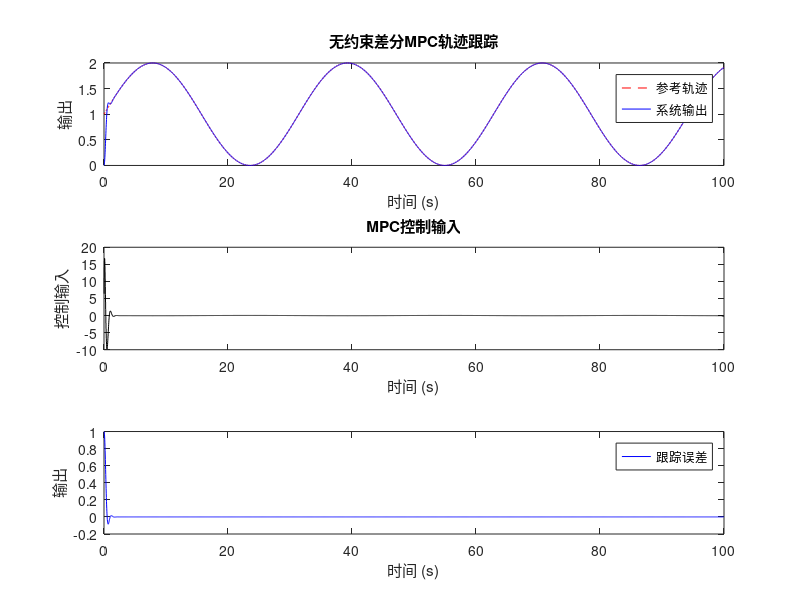

Write the MATLAB code that produced this figure.
%% MPC codes without MPC toolbox
clc
clear

%% 发现的问题：
% 当我们维持预测步长不变，减小系统的控制周期长度（T_s）时，会出现系统不稳定/发散的情况
% 当A矩阵中包含T_s时，A的特征值会更接近1，导致慢性漂移或发散
% 在同一预测步长下，更短的周期意味着算法更短视，预测时间更短，惩罚变少，控制器容易更激进

%% Differential MPC for linear systems
% (1) No input constraints
% (2) Differential structure

Ts = 0.02;
A = [1 Ts; 0 1];
B = [0.5*Ts^2; Ts];
C = [1 0];
nx = size(A,1);
nu = size(B,2);
ny = size(C,1);

Np = 50; % 预测步长
Q = 5;   % 输出误差权重
R = 0.1; % 控制增量权重

Nsim = 5000;
t = (0:Nsim-1)*Ts;
ref = 1 + sin(0.2*t); % 期望轨迹

% 累加矩阵
T = tril(ones(Np));

Phi = zeros(Np*ny, nx);
Gamma = zeros(Np*ny, Np*nu);
for i = 1:Np
    Phi((i-1)*ny+1:i*ny,:) = C*A^i;
    for j = 1:i
        Gamma((i-1)*ny+1:i*ny, (j-1)*nu+1:j*nu) = C*A^(i-j)*B;
    end
end

x = [0; 0];
y = zeros(1,Nsim);
u = zeros(1,Nsim);
u_prev = 0; % 初始输入


Qbar = kron(eye(Np), Q);
Rbar = kron(eye(Np), R);

for k = 1:Nsim
    % 构造参考轨迹向量
    if k+Np-1 <= Nsim
        r = ref(k:k+Np-1)';
    else
        r = [ref(k:end) repmat(ref(end),1,Np-(Nsim-k+1))]';
    end

    % 差分MPC预测
    % 未来输入序列: U = u_prev*ones(Np,1) + T*DeltaU
    % 未来输出: Y = Phi*x + Gamma*U
    %         = Phi*x + Gamma*(u_prev*ones(Np,1) + T*DeltaU)
    %         = (Phi*x + Gamma*u_prev*ones(Np,1)) + Gamma*T*DeltaU
    %         = Y0 + Gd*DeltaU

    Y0 = Phi*x + Gamma*u_prev*ones(Np,1);
    Gd = Gamma*T;

    % QP目标
    H = Gd'*Qbar*Gd + Rbar;
    f = Gd'*Qbar*(Y0 - r);

    % 无约束直接解析解
    deltaU = -H\f;

    % 只取第一个Δu
    if isempty(deltaU)
        du = 0;
    else
        du = deltaU(1);
    end
    u(k) = u_prev + du;

    % 系统更新
    x = A*x + B*u(k);
    y(k) = C*x;
    u_prev = u(k);
end

figure;
subplot(3,1,1);
plot(t, ref, 'r--', t, y, 'b');
legend('参考轨迹','系统输出');
xlabel('时间 (s)');
ylabel('输出');
title('无约束差分MPC轨迹跟踪');

subplot(3,1,2);
stairs(t, u, 'k');
xlabel('时间 (s)');
ylabel('控制输入');
title('MPC控制输入');

subplot(3,1,3);
plot(t, ref - y, 'b');
legend('跟踪误差');
xlabel('时间 (s)');
ylabel('输出');
